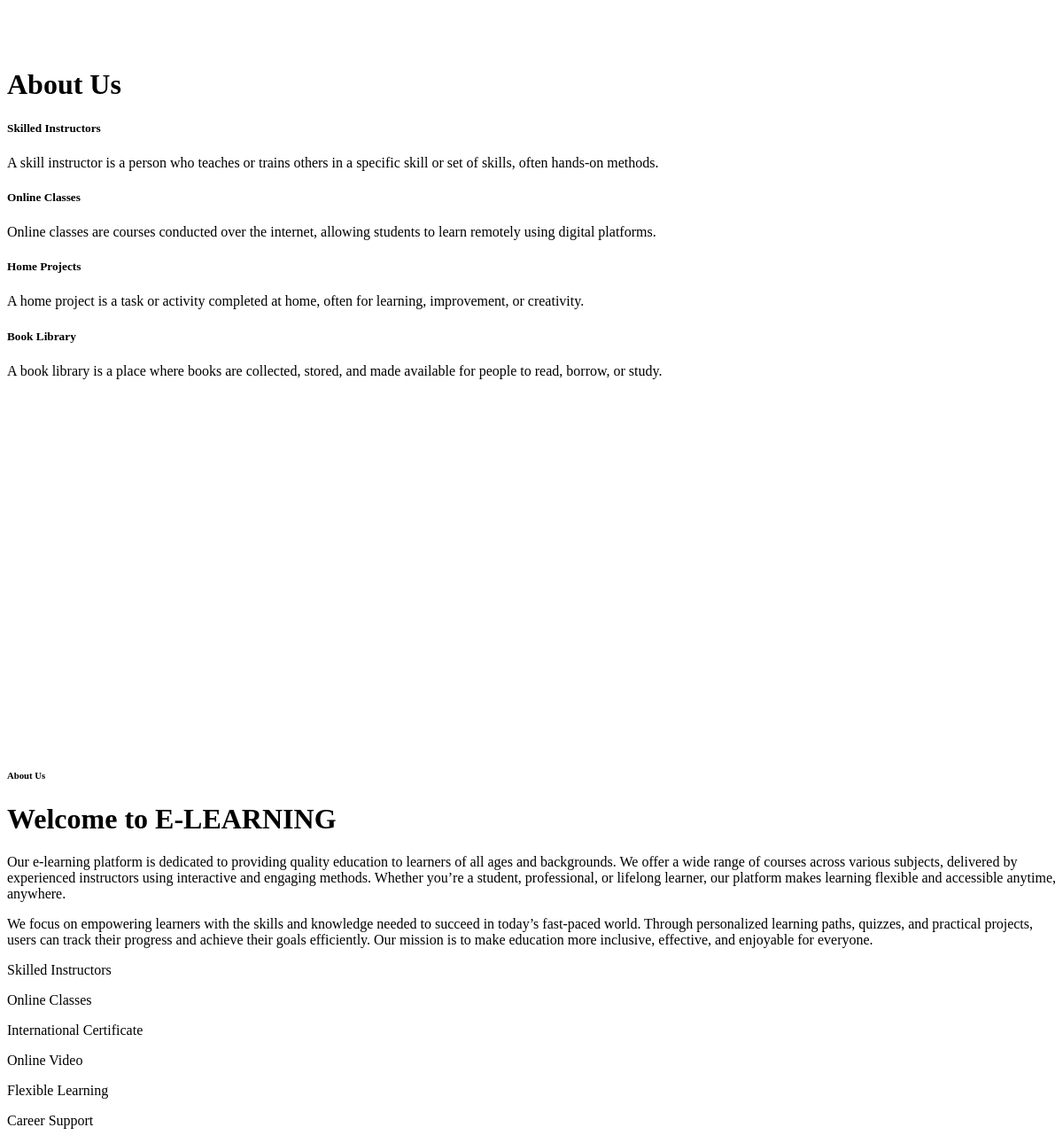
The page /about.php (signed in) on the database its author committed.
### tables this page shows
CREATE TABLE `about_page` (
  `id` int(11) NOT NULL,
  `title` varchar(255) NOT NULL,
  `subtitle` varchar(255) NOT NULL,
  `description1` text NOT NULL,
  `description2` text NOT NULL,
  `image` varchar(255) NOT NULL
);

### about.php (the view, shortened to what this page needs)
<?php
$about = mysqli_fetch_assoc(mysqli_query($conn,"SELECT * FROM about_page WHERE id=1"));
$features_result = mysqli_query($conn,"SELECT * FROM about_features WHERE about_id=1");
$features = [];
while($row = mysqli_fetch_assoc($features_result)) { $features[] = $row['feature_text']; }
?>
<!DOCTYPE html>
<html lang="en">
<head>
</head>
<body>
    <div class="container-fluid bg-primary py-5 mb-5 page-header">
        <div class="container py-5">
            <div class="row justify-content-center">
                <div class="col-lg-10 text-center">
                    <h1 class="display-3 text-white animated slideInDown">About Us</h1>
                </div>
            </div>
        </div>
    </div>
    <div class="container-xxl py-5">
        <div class="container">
            <div class="row g-4">
                <div class="col-lg-3 col-sm-6 wow fadeInUp" data-wow-delay="0.1s">
                    <div class="service-item text-center pt-3">
                        <div class="p-4">
                            <h5 class="mb-3">Skilled Instructors</h5>
                            <p>A skill instructor is a person who teaches or trains others in a specific skill or set of skills, often  hands-on methods.</p>
                        </div>
                    </div>
                </div>
                <div class="col-lg-3 col-sm-6 wow fadeInUp" data-wow-delay="0.3s">
                    <div class="service-item text-center pt-3">
                        <div class="p-4">
                            <h5 class="mb-3">Online Classes</h5>
                            <p>Online classes are courses conducted over the internet, allowing students to learn remotely using digital platforms.</p>
                        </div>
                    </div>
                </div>
                <div class="col-lg-3 col-sm-6 wow fadeInUp" data-wow-delay="0.5s">
                    <div class="service-item text-center pt-3">
                        <div class="p-4">
                            <h5 class="mb-3">Home Projects</h5>
                            <p>A home project is a task or activity completed at home, often for learning, improvement, or creativity.</p>
                        </div>
                    </div>
                </div>
                <div class="col-lg-3 col-sm-6 wow fadeInUp" data-wow-delay="0.7s">
                    <div class="service-item text-center pt-3">
                        <div class="p-4">
                            <h5 class="mb-3">Book Library</h5>
                            <p>A book library is a place where books are collected, stored, and made available for people to read, borrow, or study.</p>
                        </div>
                    </div>
                </div>
            </div>
        </div>
    </div>
<div class="container-xxl py-5">
    <div class="container">
        <div class="row g-5">
            <div class="col-lg-6 wow fadeInUp" data-wow-delay="0.1s" style="min-height: 400px;">
                <div class="position-relative h-100">
                </div>
            </div>
            <div class="col-lg-6 wow fadeInUp" data-wow-delay="0.3s">
                <h6 class="section-title bg-white text-start text-primary pe-3"><?php echo $about['subtitle']; ?></h6>
                <h1 class="mb-4"><?php echo $about['title']; ?></h1>
                <p class="mb-4"><?php echo $about['description1']; ?></p>
                <p class="mb-4"><?php echo $about['description2']; ?></p>
                <div class="row gy-2 gx-4 mb-4">
                    <?php foreach($features as $f){ ?>
                        <div class="col-sm-6">
                            <p class="mb-0"><i class="fa fa-arrow-right text-primary me-2"></i><?php echo $f; ?></p>
                        </div>
                    <?php } ?>
                </div>
            </div>
        </div>
    </div>
</div>
</body>
</html>

### rows shown on the page
about_page: subtitle "About Us", title "Welcome to E-LEARNING", description1 "Our e-learning platform is dedicated to providing quality education to learners of all ages and backgrounds. We offer a wide range of courses across various subjects, delivered by experienced instructors using interactive and engaging methods. Whether you’re a student, professional, or lifelong learner, our platform makes learning flexible and accessible anytime, anywhere.", description2 "We focus on empowering learners with the skills and knowledge needed to succeed in today’s fast-paced world. Through personalized learning paths, quizzes, and practical projects, users can track their progress and achieve their goals efficiently. Our mission is to make education more inclusive, effective, and enjoyable for everyone."

### other values the page prints
$f "Skilled Instructors"
$f "Online Classes"
$f "International Certificate"
$f "Online Video"
$f "Flexible Learning"
$f "Career Support"
